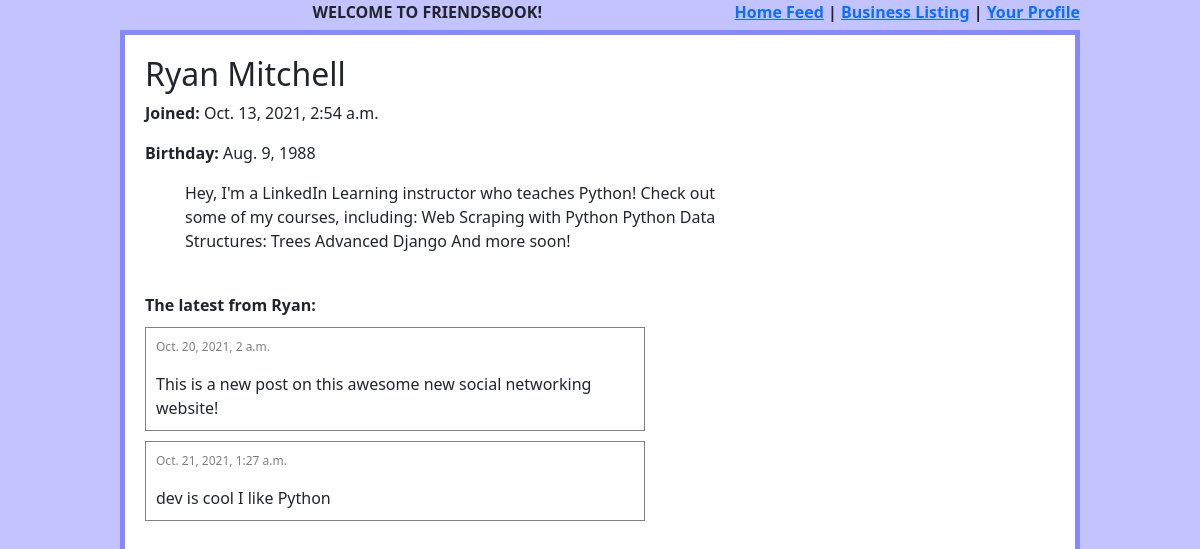
The app's page /profile/1 with its own data.
### profilepage/models.py (models this page shows, shortened)
class ProfilePage(models.Model):
    user_account = models.ForeignKey(UserAccount, null=True, blank=False, on_delete=CASCADE)

### useraccount/models.py (models this page shows, shortened)
class UserAccount(models.Model):
    user = models.ForeignKey(User, null=False, blank=False, on_delete=CASCADE)
    first_name = models.CharField(max_length=140)
    last_name = models.CharField(max_length=140)
    created_on = models.DateTimeField('date created', auto_now_add=True)
    birthday = models.DateField()
    location = models.CharField(max_length=200)
    about = models.TextField(null=True)
    def name(self):
        return '{} {}'.format(self.first_name, self.last_name)

### post/models.py (models this page shows, shortened)
class Post(models.Model):
    author = models.ForeignKey(User, null=True, blank=True, on_delete=CASCADE)
    content = models.CharField(max_length=140, validators=[validate_no_bad_words])
    created_on = models.DateTimeField('date created', auto_now_add=True)

### profilepage/views.py (the view)
# urls.py: path('profile/<int:profilepage_id>', profile_detail, name='profile page'),
def profile_detail(request, profilepage_id):
    template = loader.get_template('profilepage.html')
    profile = ProfilePage.objects.get(id=profilepage_id)
    Post = apps.get_model('post', 'Post')
    posts = Post.objects.filter(author=profile.user_account.user)
    own_profile = request.user and (request.user.id == profile.user_account.user.id)
    return HttpResponse(template.render({'profile': profile, 'posts': posts, 'own_profile': own_profile}, request))

### profilepage/templates/profilepage.html (shortened to what this page needs)
{% load bootstrap5 %}
{% bootstrap_css %}
{% include 'header.html' %}
<div class="wrapper">
<div class="profile" id="profile-{{profile.id}}">
    <h2>{{profile.user_account.name}}</h2>
    <p><span class="label">Joined:</span> {{profile.user_account.created_on}}</p>
    <p><span class="label">Birthday:</span> {{profile.user_account.birthday}}</p>
    <div class="profile-about">
        {{profile.user_account.about}}
    </div>
</div>
<span class="label">The latest from {{profile.user_account.first_name}}:</span>
{% for post in posts %}
<div class="post">
    <span id="post-{{post.id}}">
        <span class="date">{{post.created_on}}</span>
        </p>{{post.content}}
    </span>
</div>
{% endfor %}
</div>

### static/css/styles.css (style rules this page uses)
.label { font-weight: bold; }
.wrapper { border: 5px solid rgb(135, 135, 255); width: 80%; margin: auto; padding: 20px; background-color: white; height: 100%; }
.post { border: 1px solid gray; width: 500px; padding: 10px; margin-top: 10px; }
.date { color: gray; font-size: 12px; }
.profile { margin-bottom: 40px; }
.profile-about { margin-left: 40px; width: 60%; }

### records on screen
ProfilePage: user_account.name "Ryan Mitchell", user_account.created_on "Oct. 13, 2021, 2:54 a.m.", user_account.birthday "Aug. 9, 1988", user_account.about "Hey, I'm a LinkedIn Learning instructor who teaches Python! Check out some of my courses, including: Web Scraping with Python Python Data Structures: Trees Advanced Django And more soon!", user_account.first_name "Ryan"
Post: created_on "Oct. 20, 2021, 2 a.m.", content "This is a new post on this awesome new social networking website!"
Post: created_on "Oct. 21, 2021, 1:27 a.m.", content "dev is cool I like Python"
